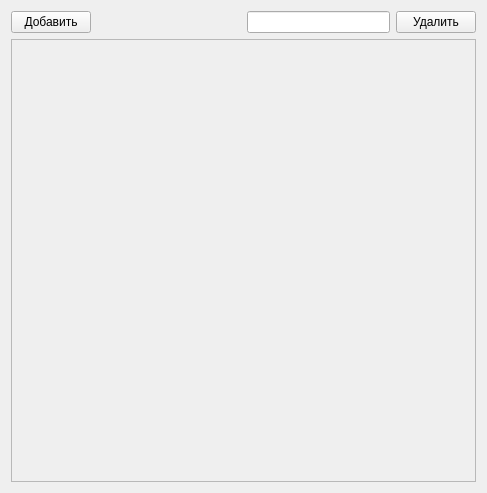
<?xml version="1.0" encoding="UTF-8"?>
<ui version="4.0">
 <class>Widget</class>
 <widget class="QWidget" name="Widget">
  <property name="geometry">
   <rect>
    <x>0</x>
    <y>0</y>
    <width>487</width>
    <height>493</height>
   </rect>
  </property>
  <property name="windowTitle">
   <string>Widget</string>
  </property>
  <layout class="QGridLayout" name="gridLayout">
   <item row="0" column="3">
    <widget class="QPushButton" name="pushButton_2">
     <property name="text">
      <string>Удалить</string>
     </property>
    </widget>
   </item>
   <item row="1" column="0" colspan="4">
    <widget class="QScrollArea" name="scrollArea">
     <property name="widgetResizable">
      <bool>true</bool>
     </property>
     <widget class="QWidget" name="scrollAreaWidgetContents">
      <property name="geometry">
       <rect>
        <x>0</x>
        <y>0</y>
        <width>463</width>
        <height>434</height>
       </rect>
      </property>
     </widget>
    </widget>
   </item>
   <item row="0" column="1">
    <spacer name="horizontalSpacer">
     <property name="orientation">
      <enum>Qt::Horizontal</enum>
     </property>
     <property name="sizeHint" stdset="0">
      <size>
       <width>40</width>
       <height>20</height>
      </size>
     </property>
    </spacer>
   </item>
   <item row="0" column="0">
    <widget class="QPushButton" name="pushButton">
     <property name="text">
      <string>Добавить</string>
     </property>
    </widget>
   </item>
   <item row="0" column="2">
    <widget class="QLineEdit" name="lineEdit"/>
   </item>
  </layout>
 </widget>
 <resources/>
 <connections/>
</ui>
